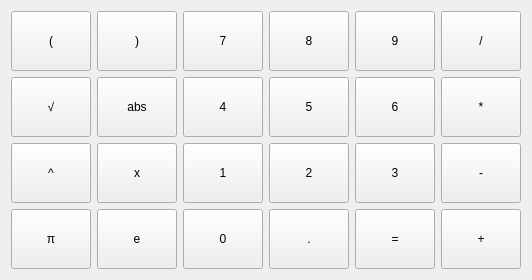
          <widget class="QWidget" name="page">
           <layout class="QVBoxLayout" name="verticalLayout">
            <item>
             <layout class="QGridLayout" name="gridLayout_3">
              <item row="2" column="3">
               <widget class="QPushButton" name="pushButton_2">
                <property name="sizePolicy">
                 <sizepolicy hsizetype="Expanding" vsizetype="Expanding">
                  <horstretch>150</horstretch>
                  <verstretch>150</verstretch>
                 </sizepolicy>
                </property>
                <property name="minimumSize">
                 <size>
                  <width>60</width>
                  <height>60</height>
                 </size>
                </property>
                <property name="text">
                 <string>2</string>
                </property>
               </widget>
              </item>
              <item row="0" column="4">
               <widget class="QPushButton" name="pushButton_9">
                <property name="sizePolicy">
                 <sizepolicy hsizetype="Expanding" vsizetype="Expanding">
                  <horstretch>150</horstretch>
                  <verstretch>150</verstretch>
                 </sizepolicy>
                </property>
                <property name="minimumSize">
                 <size>
                  <width>60</width>
                  <height>60</height>
                 </size>
                </property>
                <property name="text">
                 <string>9</string>
                </property>
               </widget>
              </item>
              <item row="1" column="1">
               <widget class="QPushButton" name="pushButton_abs">
                <property name="sizePolicy">
                 <sizepolicy hsizetype="Expanding" vsizetype="Expanding">
                  <horstretch>150</horstretch>
                  <verstretch>150</verstretch>
                 </sizepolicy>
                </property>
                <property name="minimumSize">
                 <size>
                  <width>60</width>
                  <height>60</height>
                 </size>
                </property>
                <property name="text">
                 <string>abs</string>
                </property>
               </widget>
              </item>
              <item row="0" column="5">
               <widget class="QPushButton" name="pushButton_div">
                <property name="sizePolicy">
                 <sizepolicy hsizetype="Expanding" vsizetype="Expanding">
                  <horstretch>150</horstretch>
                  <verstretch>150</verstretch>
                 </sizepolicy>
                </property>
                <property name="minimumSize">
                 <size>
                  <width>60</width>
                  <height>60</height>
                 </size>
                </property>
                <property name="text">
                 <string>/</string>
                </property>
               </widget>
              </item>
              <item row="1" column="4">
               <widget class="QPushButton" name="pushButton_6">
                <property name="sizePolicy">
                 <sizepolicy hsizetype="Expanding" vsizetype="Expanding">
                  <horstretch>150</horstretch>
                  <verstretch>150</verstretch>
                 </sizepolicy>
                </property>
                <property name="minimumSize">
                 <size>
                  <width>60</width>
                  <height>60</height>
                 </size>
                </property>
                <property name="text">
                 <string>6</string>
                </property>
               </widget>
              </item>
              <item row="1" column="5">
               <widget class="QPushButton" name="pushButton_mul">
                <property name="sizePolicy">
                 <sizepolicy hsizetype="Expanding" vsizetype="Expanding">
                  <horstretch>150</horstretch>
                  <verstretch>150</verstretch>
                 </sizepolicy>
                </property>
                <property name="minimumSize">
                 <size>
                  <width>60</width>
                  <height>60</height>
                 </size>
                </property>
                <property name="text">
                 <string>*</string>
                </property>
               </widget>
              </item>
              <item row="0" column="0">
               <widget class="QPushButton" name="pushButton_leftBracket">
                <property name="sizePolicy">
                 <sizepolicy hsizetype="Expanding" vsizetype="Expanding">
                  <horstretch>150</horstretch>
                  <verstretch>150</verstretch>
                 </sizepolicy>
                </property>
                <property name="minimumSize">
                 <size>
                  <width>60</width>
                  <height>60</height>
                 </size>
                </property>
                <property name="text">
                 <string>(</string>
                </property>
               </widget>
              </item>
              <item row="2" column="4">
               <widget class="QPushButton" name="pushButton_3">
                <property name="sizePolicy">
                 <sizepolicy hsizetype="Expanding" vsizetype="Expanding">
                  <horstretch>150</horstretch>
                  <verstretch>150</verstretch>
                 </sizepolicy>
                </property>
                <property name="minimumSize">
                 <size>
                  <width>60</width>
                  <height>60</height>
                 </size>
                </property>
                <property name="text">
                 <string>3</string>
                </property>
               </widget>
              </item>
              <item row="0" column="1">
               <widget class="QPushButton" name="pushButton_rightBracket">
                <property name="sizePolicy">
                 <sizepolicy hsizetype="Expanding" vsizetype="Expanding">
                  <horstretch>150</horstretch>
                  <verstretch>150</verstretch>
                 </sizepolicy>
                </property>
                <property name="minimumSize">
                 <size>
                  <width>60</width>
                  <height>60</height>
                 </size>
                </property>
                <property name="text">
                 <string>)</string>
                </property>
               </widget>
              </item>
              <item row="0" column="2">
               <widget class="QPushButton" name="pushButton_7">
                <property name="sizePolicy">
                 <sizepolicy hsizetype="Expanding" vsizetype="Expanding">
                  <horstretch>150</horstretch>
                  <verstretch>150</verstretch>
                 </sizepolicy>
                </property>
                <property name="minimumSize">
                 <size>
                  <width>60</width>
                  <height>60</height>
                 </size>
                </property>
                <property name="text">
                 <string>7</string>
                </property>
               </widget>
              </item>
              <item row="1" column="2">
               <widget class="QPushButton" name="pushButton_4">
                <property name="sizePolicy">
                 <sizepolicy hsizetype="Expanding" vsizetype="Expanding">
                  <horstretch>150</horstretch>
                  <verstretch>150</verstretch>
                 </sizepolicy>
                </property>
                <property name="minimumSize">
                 <size>
                  <width>60</width>
                  <height>60</height>
                 </size>
                </property>
                <property name="text">
                 <string>4</string>
                </property>
               </widget>
              </item>
              <item row="0" column="3">
               <widget class="QPushButton" name="pushButton_8">
                <property name="sizePolicy">
                 <sizepolicy hsizetype="Expanding" vsizetype="Expanding">
                  <horstretch>150</horstretch>
                  <verstretch>150</verstretch>
                 </sizepolicy>
                </property>
                <property name="minimumSize">
                 <size>
                  <width>60</width>
                  <height>60</height>
                 </size>
                </property>
                <property name="text">
                 <string>8</string>
                </property>
               </widget>
              </item>
              <item row="2" column="2">
               <widget class="QPushButton" name="pushButton_1">
                <property name="sizePolicy">
                 <sizepolicy hsizetype="Expanding" vsizetype="Expanding">
                  <horstretch>150</horstretch>
                  <verstretch>150</verstretch>
                 </sizepolicy>
                </property>
                <property name="minimumSize">
                 <size>
                  <width>60</width>
                  <height>60</height>
                 </size>
                </property>
                <property name="text">
                 <string>1</string>
                </property>
               </widget>
              </item>
              <item row="2" column="0">
               <widget class="QPushButton" name="pushButton_pow">
                <property name="sizePolicy">
                 <sizepolicy hsizetype="Expanding" vsizetype="Expanding">
                  <horstretch>150</horstretch>
                  <verstretch>150</verstretch>
                 </sizepolicy>
                </property>
                <property name="minimumSize">
                 <size>
                  <width>60</width>
                  <height>60</height>
                 </size>
                </property>
                <property name="text">
                 <string>^</string>
                </property>
               </widget>
              </item>
              <item row="2" column="1">
               <widget class="QPushButton" name="pushButton_var">
                <property name="sizePolicy">
                 <sizepolicy hsizetype="Expanding" vsizetype="Expanding">
                  <horstretch>150</horstretch>
                  <verstretch>150</verstretch>
                 </sizepolicy>
                </property>
                <property name="minimumSize">
                 <size>
                  <width>60</width>
                  <height>60</height>
                 </size>
                </property>
                <property name="text">
                 <string>x</string>
                </property>
               </widget>
              </item>
              <item row="2" column="5">
               <widget class="QPushButton" name="pushButton_minus">
                <property name="sizePolicy">
                 <sizepolicy hsizetype="Expanding" vsizetype="Expanding">
                  <horstretch>150</horstretch>
                  <verstretch>150</verstretch>
                 </sizepolicy>
                </property>
                <property name="minimumSize">
                 <size>
                  <width>60</width>
                  <height>60</height>
                 </size>
                </property>
                <property name="text">
                 <string>-</string>
                </property>
               </widget>
              </item>
              <item row="1" column="3">
               <widget class="QPushButton" name="pushButton_5">
                <property name="sizePolicy">
                 <sizepolicy hsizetype="Expanding" vsizetype="Expanding">
                  <horstretch>150</horstretch>
                  <verstretch>150</verstretch>
                 </sizepolicy>
                </property>
                <property name="minimumSize">
                 <size>
                  <width>60</width>
                  <height>60</height>
                 </size>
                </property>
                <property name="text">
                 <string>5</string>
                </property>
               </widget>
              </item>
              <item row="3" column="0">
               <widget class="QPushButton" name="pushButton_pi">
                <property name="sizePolicy">
                 <sizepolicy hsizetype="Expanding" vsizetype="Expanding">
                  <horstretch>150</horstretch>
                  <verstretch>150</verstretch>
                 </sizepolicy>
                </property>
                <property name="minimumSize">
                 <size>
                  <width>60</width>
                  <height>60</height>
                 </size>
                </property>
                <property name="text">
                 <string>π</string>
                </property>
               </widget>
              </item>
              <item row="3" column="1">
               <widget class="QPushButton" name="pushButton_exp">
                <property name="sizePolicy">
                 <sizepolicy hsizetype="Expanding" vsizetype="Expanding">
                  <horstretch>150</horstretch>
                  <verstretch>150</verstretch>
                 </sizepolicy>
                </property>
                <property name="minimumSize">
                 <size>
                  <width>60</width>
                  <height>60</height>
                 </size>
                </property>
                <property name="text">
                 <string>e</string>
                </property>
               </widget>
              </item>
              <item row="3" column="2">
               <widget class="QPushButton" name="pushButton_0">
                <property name="sizePolicy">
                 <sizepolicy hsizetype="Expanding" vsizetype="Expanding">
                  <horstretch>150</horstretch>
                  <verstretch>150</verstretch>
                 </sizepolicy>
                </property>
                <property name="minimumSize">
                 <size>
                  <width>60</width>
                  <height>60</height>
                 </size>
                </property>
                <property name="text">
                 <string>0</string>
                </property>
               </widget>
              </item>
              <item row="3" column="3">
               <widget class="QPushButton" name="pushButton_dot">
                <property name="sizePolicy">
                 <sizepolicy hsizetype="Expanding" vsizetype="Expanding">
                  <horstretch>150</horstretch>
                  <verstretch>150</verstretch>
                 </sizepolicy>
                </property>
                <property name="minimumSize">
                 <size>
                  <width>60</width>
                  <height>60</height>
                 </size>
                </property>
                <property name="text">
                 <string>.</string>
                </property>
               </widget>
              </item>
              <item row="3" column="4">
               <widget class="QPushButton" name="pushButton_equal">
                <property name="sizePolicy">
                 <sizepolicy hsizetype="Expanding" vsizetype="Expanding">
                  <horstretch>150</horstretch>
                  <verstretch>150</verstretch>
                 </sizepolicy>
                </property>
                <property name="minimumSize">
                 <size>
                  <width>60</width>
                  <height>60</height>
                 </size>
                </property>
                <property name="text">
                 <string>=</string>
                </property>
               </widget>
              </item>
              <item row="3" column="5">
               <widget class="QPushButton" name="pushButton_plus">
                <property name="sizePolicy">
                 <sizepolicy hsizetype="Expanding" vsizetype="Expanding">
                  <horstretch>150</horstretch>
                  <verstretch>150</verstretch>
                 </sizepolicy>
                </property>
                <property name="minimumSize">
                 <size>
                  <width>60</width>
                  <height>60</height>
                 </size>
                </property>
                <property name="text">
                 <string>+</string>
                </property>
               </widget>
              </item>
              <item row="1" column="0">
               <widget class="QPushButton" name="pushButton_sqrt">
                <property name="sizePolicy">
                 <sizepolicy hsizetype="Expanding" vsizetype="Expanding">
                  <horstretch>150</horstretch>
                  <verstretch>150</verstretch>
                 </sizepolicy>
                </property>
                <property name="minimumSize">
                 <size>
                  <width>60</width>
                  <height>60</height>
                 </size>
                </property>
                <property name="text">
                 <string>√</string>
                </property>
               </widget>
              </item>
             </layout>
            </item>
           </layout>
          </widget>
